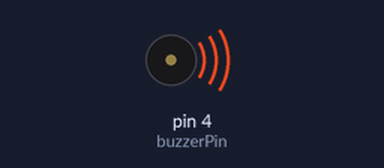
Bench run of a sketch on a simulated Arduino Uno, built with avr-gcc and run on an emulated ATmega328P. On the bench: buzzer (waves = sounding).

Above: at 0.1 s.
Timing chart, 0 to 40.0 s (numbered marks = the images above):
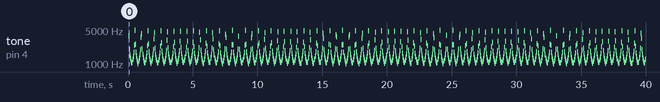

Measured:
- by itself, tone on pin 4 (buzzerPin): plays 3818 Hz for 0.04 s, 2018 Hz for 0.04 s, 1565 Hz for 0.04 s, 1325 Hz for 0.04 s, 1170 Hz for 0.04 s, 1059 Hz for 0.12 s … (860 notes in this stretch)

The sketch:

beep_demo_3-alert.ino
```cpp
// Sound and Music
// Kevin McAleer January 2021

int buzzerPin = 4; // Our buzzer is connected to pin 4

void setup() {
  // put your setup code here, to run once:
  pinMode(buzzerPin, OUTPUT);
}

void loop() {
  // put your main code here, to run repeatedly:

  for(int i=50; i< 500;i++) {
    digitalWrite(buzzerPin, HIGH);
    delayMicroseconds(i);
    digitalWrite(buzzerPin, LOW);
    delayMicroseconds(i);
  }
  for(int i=500; i> 50;i--) {
    digitalWrite(buzzerPin, HIGH);
    delayMicroseconds(i);
    digitalWrite(buzzerPin, LOW);
    delayMicroseconds(i);
  }
}
```
